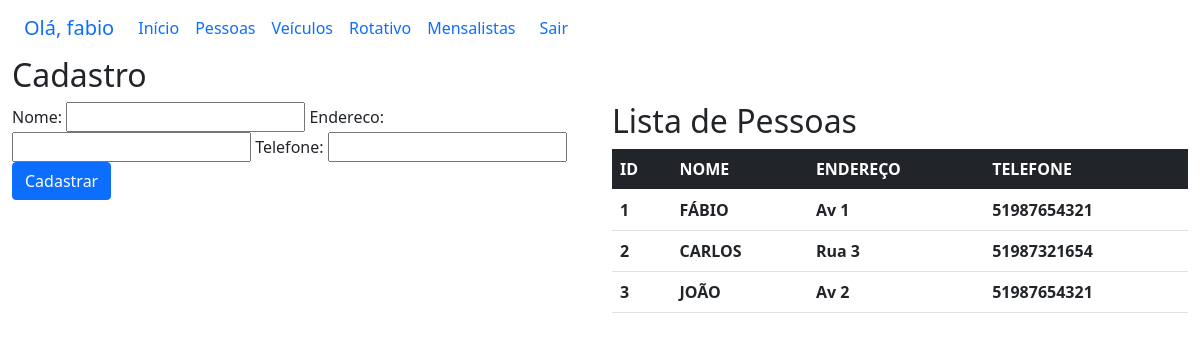
/sistema/pessoas (signed in), run on the app's committed database.
### core/models.py (models this page shows, shortened)
class Pessoa(models.Model):
    nome = models.CharField(max_length=100)
    endereco = models.CharField(max_length=200)
    telefone = models.CharField(max_length=20)

### core/views.py (the view)
# urls.py: path('pessoas', lista_pessoas, name='core_lista_pessoas'),
@login_required
def lista_pessoas(request):
    pessoas = Pessoa.objects.all()
    form = PessoaForm()
    data = {'pessoas': pessoas, 'form': form}
    return render(request, 'core/lista_pessoas.html', data)

### core/form.py
class PessoaForm(ModelForm):
    class Meta:
        model = Pessoa
        fields = '__all__'

### core/templates/core/lista_pessoas.html (shortened to what this page needs)
{% extends 'base.html' %}
{% load bootstrap %}
{% block main %}
<div class="row">
    <div class="col-sm-12">
        <h2>Cadastro</h2>
    </div>
</div>
<div class="row">
    <div class="col-sm-6">
        <form action="{% url 'core_pessoas_novo' %}" method="POST">
            {{ form|bootstrap }}
            <button type="submit" class="btn btn-primary">Cadastrar</button>
        </form>
    </div>
    <div class="col-sm-6">
      <h2>Lista de Pessoas</h2>
        <table class="table">
            <thead class="table-dark">
              <tr>
                <th scope="col">ID</th>
                <th scope="col">NOME</th>
                <th scope="col">ENDEREÇO</th>
                <th scope="col">TELEFONE</th>
              </tr>
            </thead>
            <tbody>
              {% for pessoas in pessoas %}
              <tr>
                <th scope="rowl">{{ pessoas.id }}</th>
                <th scope="rowl">{{ pessoas.nome }}</th>
                <th scope="rowl">{{ pessoas.endereco }}</th>
                <th scope="rowl">{{ pessoas.telefone }}</th>
              </tr>
              {% endfor %}
            </tbody>
        </table>
    </div>
</div>
{% endblock main %}

### templates/base.html (shortened to what this page needs)
{% load static %}
<!DOCTYPE html>
<html lang="en">
    <head>
        <link rel="stylesheet" href="{% static 'bootstrap/css/bootstrap.min.css' %}">
    </head>
    <body>
        <div class="container-fluid">
            {% block menu %}
                <nav class="navbar navbar-expand-lg bg-body-tertiary">
                    <div class="container-fluid">
                        <a class="navbar-brand" href="{% url 'core_home' %}" target="_blank">Olá, {{ user }}</a>
                        <div class="collapse navbar-collapse" id="navbarNavAltMarkup">
                            <div class="navbar-nav">
                            <a class="nav-link" href="{% url 'core_home' %}" target="_blank">Início</a>
                            <a class="nav-link" href="{% url 'core_lista_pessoas' %}" target="_blank">Pessoas</a>
                            <a class="nav-link" href="{% url 'core_lista_veiculos' %}" target="_blank">Veículos</a>
                            <a class="nav-link" href="{% url 'core_lista_rotativo' %}" target="_blank">Rotativo</a>
                            <a class="nav-link" href="{% url 'core_lista_mensalistas' %}" target="_blank">Mensalistas</a>
                            </div>
                            <div>
                                {% if user.is_authenticated%}
                                    <a class="nav-link" href="{% url 'logout' %}">Sair</a>
                                {% else %}
                                    <a class="nav-link" href="{% url 'login' %}">Login</a>
                                {% endif %}
                            </div>
                        </div>
                    </div>
                </nav>
            {% endblock menu %}
            {% block  main %}
            {% endblock main %}
        </div>
    </body>
</html>

### data on the page
Pessoa: id "1", nome "FÁBIO", endereco "Av 1", telefone "51987654321"
Pessoa: id "2", nome "CARLOS", endereco "Rua 3", telefone "51987321654"
Pessoa: id "3", nome "JOÃO", endereco "Av 2", telefone "51987654321"

### other printed values
{{ user }} "fabio"
